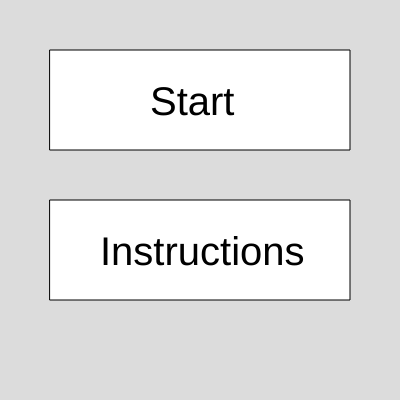
Frame 1 (no input)
Frame 60 (no input): identical to frame 1, image omitted
Frame 120 (the mouse pressed at the canvas centre since frame 60): identical to frame 1, image omitted

The p5.js sketch that drew this single still picture (run headless with seeded random() and noise() and a simulated clock; from frame 60 on, the mouse is pressed at the canvas centre):

// p5.js sketch
// ── sketch.js
// sketch.js
// Description: 
//
// AUTHOR:  Sarang Vadi Rajeev
// COURSE:  ECE 4525
// DATE:    September 17, 2021
var tilemap = [         //
    "wwwwwwwwwwwwwwwwwwww",
    "wwwwwwwwwwwww      w",
    "w           w   v  w",//v
    "w           w      w",
    "w      w    www    w",
    "w     www          w",
    "ww  v  w           w",//v
    "w              wwwww",
    "www       v        w",
    "w                  w",//v
    "w     wwwwwwwww  www",
    "w     www          w",
    "w                  w",
    "w     h      wwwwwww",
    "w            w     w",//h
    "ww wwwww     ww  p w",
    "w                  w",
    "w h              www",
    "w         wwwwwwwwww",//h
    "wwwwwwwwwwwwwwwwwwww",
];

class Wall{
    constructor(x, y){
        this.x = x;
        this.y = y;
    }

    draw() {
        rectMode(CENTER);
        fill(6, 65, 183);
        rect(this.x + 10, this.y + 10, 20, 20);
        fill(40, 87, 182);
        rect(this.x + 10, this.y + 10, 10, 10);

        // if(playerIsMoving)
        // {
        //     var hor_dist = dist(this.x, 0, player.x, 0);
        //     var vert_dist = dist(this.y, 0, player.y, 0);
        //     if (hor_dist < 30) {
        //         if (this.x > player.x) {
        //             player.x -= (30-hor_dist);
        //         }
        //         else if (this.x < player.x) {
        //             player.x += (30-hor_dist);
        //         }
        //     }

        //     if (vert_dist < 30) {
        //         if (this.y > player.y) {
        //             player.y -= (30-vert_dist);
        //         }
        //         else if (this.y < player.y) {
        //             player.y += (30-vert_dist);
        //         }
        //         player.draw();
        //     }
        // }
    }

}

class Player {
    constructor(x, y){
        this.x = x;
        this.y = y;
    }

    draw() {

        fill(169, 49, 49);
        ellipse(this.x+10, this.y+10, 20, 20);
        // this.check_collision();
        // Checks if the left and right arrow keys are pressed and the player is moved consecutively.
    }

    move() {
        var deltaX = 0;
        var deltaY = 0;

        if (keyIsPressed && (keyCode === RIGHT_ARROW) && this.x < width - 10){
            deltaX = 5;
        }
        if (keyIsPressed && (keyCode === LEFT_ARROW && this.x > 10)){
            deltaX = -5;
        }
        // Checks if the up and down arrow keys are pressed and the player is moved consecutively.
        if (keyIsPressed && (keyCode === UP_ARROW) && this.y > 10){
            deltaY = -5;

        }
        if (keyIsPressed && (keyCode === DOWN_ARROW) && this.y < height - 10){
            deltaY = 5;
        }

        if(this.check_collision_with_walls(deltaX, deltaY) == true){
            deltaX = 0;
            deltaY = 0;
        }
        
      this.x += deltaX;
      this.y += deltaY;
    }

    check_collision_with_walls(deltaX, deltaY) {
      
      for (var i=0; i < walls.length; i++) {

          var horizontal_distance = abs(walls[i].x - (this.x + deltaX));//dist(walls[i].x, 0, this.x + deltaX, 0);
          var vertical_distance = abs(walls[i].y - (this.y + deltaY));
          

          if(horizontal_distance <= 15 && vertical_distance <= 15) {
            console.log('Collision with wall');
            return true;
          }
        }

        return false;
    }
}

class Enemy{
    constructor(x, y, dir){
        this.x = x + 10/6;
        this.y = y + 10/6;
        this.dir = dir;
        this.deltaY = enemy_velocity;
        this.deltaX = enemy_velocity;
    }

    draw() {
        var prop = 1/6; // proportion
        
        stroke(255, 0, 0);
        fill(255);
        ellipse(this.x, this.y, 150 * prop, 200 * prop); // Face
        
        push(); // Nose
            strokeWeight(2);
            fill(255, 0, 0);
            ellipse(this.x, this.y, 50 * prop, 30 * prop);
        pop();
        
        push(); // Left Eye
            strokeWeight(1);
            stroke(10, 10, 30);
            translate(this.x - 30 * prop, this.y - 37.5 * prop);
            rotate(PI/12);
            ellipse(0, 0, 30 * prop, 15 * prop);
        pop();
        
        push(); // Left pupil
            fill(0);
            ellipse(this.x - 30 * prop, this.y - 35 * prop, 5 * prop, 10 * prop);
        pop();
        
        push(); // Right Eye
            strokeWeight(1);
            stroke(10, 10, 30);
            translate(this.x + 30 * prop, this.y - 37.5 * prop);
            rotate(-PI/12);
            ellipse(0, 0, 30 * prop, 15 * prop); 
        pop();

        push(); // Right pupil
            fill(0);
            ellipse(this.x + 30 * prop, this.y - 35 * prop, 5 * prop, 10 * prop);
        pop();
        fill(255);
        
        push(); // Mouth
            strokeWeight(4 * prop + 1);
            triangle(this.x - 37.5 * prop, this.y + 25 * prop, this.x, this.y + 75 * prop, this.x + 37.5 * prop, this.y + 25 * prop);
        pop();
        
        stroke(0); // Teeth
        line(this.x - 18.75 * prop, this.y + 25 * prop, this.x - 18.75 * prop, this.y + 47 * prop);
        line(this.x + 18.75 * prop, this.y + 25 * prop, this.x + 18.75 * prop, this.y + 47 * prop);
        line(this.x, this.y + 25 * prop, this.x, this.y + 70 * prop);

    }

    move() {

        if (this.dir === 'vertical') {

            // if (this.y <= 33.33) {
            //     this.deltaY = enemy_velocity;
            // }

            // if (this.y >= height - 33.33) {
            //     this.deltaY = -1 * enemy_velocity;
            // }

            if(this.check_collision_with_walls() == true){
                this.deltaY = -this.deltaY;
            }

            this.y += this.deltaY;
        }

        if (this.dir === 'horizontal') {

            // if (this.x <= 25) {
            //     this.deltaX = enemy_velocity;
            // }

            // if (this.x >= width - 25) {
            //     this.deltaX = -1 * enemy_velocity;
            // }

            if(this.check_collision_with_walls() == true){
                this.deltaX *= -1;
            }

            this.x += this.deltaX;
        }
    }

    check_collision_with_walls() {
      
        for (var i=0; i < walls.length; i++) {

            var vertical_distance = abs(walls[i].y - (this.y + this.deltaY));
            var horizontal_distance = abs(walls[i].x - (this.x + this.deltaX));

            if(vertical_distance <= 16.67 && horizontal_distance <= 12.5) {
                console.log('Vertical Enemies: Collision with wall');
                return true;
            }
        }  
        return false;
      }
}

class StartScreen{
    constructor(x, y){
        this.x = x;
        this.y = y;
    }

    draw() {

        rect(this.x + 50, this.y + 50, 300, 100)
        textSize(40);
        text("Start", this.x + 150, this.y + 115);

        rect(this.x + 50, this.y + 200, 300, 100);
        textSize(40);
        text("Instructions", this.x + 100, this.y + 265);
    }
}

// Start button dimensions
var button1_start_x = 50;
var button1_start_y = 50;
var button1_end_x = 350;
var button1_end_y = 150;

// Start button dimensions
var button2_start_x = 50;
var button2_start_y = 200;
var button2_end_x = 350;
var button2_end_y = 350;

var game_state = false; // Checking if the game has loaded
var instructions_state = false; // Checking if the instructions has loaded
var overBox_start = false; // Checking focus on button start
var overBox_instructions = false; // Checking focus on button instructions
var score = 0; // Game score
var enemy_velocity = 2;

var start_screen;
var walls = [];
var vertical_enemies = [];
var horizontal_enemies = [];
var player;
var playerIsMoving = false;

// Initializes the game components from the tilemap.
function initTilemap() {
    for (var i = 0; i< tilemap.length; i++) {
        for (var j =0; j < tilemap[i].length; j++) {
            switch (tilemap[i][j]) {
                case 'w': 
                    walls.push(new Wall(j*20, i*20));
                    break;

                case 'v': 
                    vertical_enemies.push(new Enemy(j*20, i*20, 'vertical'));
                    break;

                case 'h': 
                    horizontal_enemies.push(new Enemy(j*20, i*20, 'horizontal'));
                    break;

                case 'p':
                    player = new Player(j*20, i*20);
                    break;
                // case 'c': coin.draw(j*20, i*20);
                    // break;
            }
        }
    }
}

function draw_walls() {
    for (var i=0; i < walls.length; i++) {
        walls[i].draw();
    }
}

function draw_enemies() {
    for (var i=0; i < vertical_enemies.length; i++) {
        vertical_enemies[i].draw();
        vertical_enemies[i].move();
    }

    for (var i=0; i < horizontal_enemies.length; i++) {
        horizontal_enemies[i].draw();
        horizontal_enemies[i].move();
    }
}

// function draw_prizes() {
//     for (var i=0; i < prizes.length(); i++) {
//         prizes[i].draw();
//     }
// }

function setup() {
    createCanvas(400, 400);
    start_screen = new StartScreen(0,0);
    initTilemap();
}
  
function draw() {
    background(220);

    if (!(game_state || instructions_state))
    {
        start_screen.draw();

        if (mouseX > button1_start_x &&
            mouseY > button1_start_y &&
            mouseX < button1_end_x &&
            mouseY < button1_end_y) {
              
            // Focusing on the start button.
            overBox_start = true;
        }
        else {
            overBox_start = false;
        }

        if (mouseX > button2_start_x &&
            mouseY > button2_start_y &&
            mouseX < button2_end_x &&
            mouseY < button2_end_y) {
              
            // Focusing on the instructions button.
            overBox_instructions = true;
        }
        else {
            overBox_instructions = false;
        }
    }
    else if(instructions_state)
    {   
        textSize(40);
        text('Instructions', 100, 70);
        textSize(20);
        text("1. Move the player with arrow keys", 20, 120);
        text("2. Obtain all the prizes to win", 20, 165);
        text("3. You lose if you hit the enemy", 20, 210);
        text("4. You can pass through the walls", 20, 255);

        rect(115, 285, 150, 75);
        textSize(40);
        text('Return', 127.5, 337.5);

        if (mouseX > 115 &&
            mouseY > 285 &&
            mouseX < 250 &&
            mouseY < 360) {
              
            // Focusing on the instructions button.
            overBox_instructions = false;
        }
        else {
            overBox_instructions = true;
        }
        //exits to start_screen
    }
    else if (game_state)
    {
        background(0);
        // Draws all the components in the game
        draw_walls();
        draw_enemies();
        player.draw();
        player.move();
        // draw_prizes(); 
    }
}

// Checking if the mouse is pressed while the cursor is over the logo i.e. overBox is true.
// If yes, the game is loaded.
function mousePressed() {
    if (overBox_start) {
        game_state = true;
    } else {
        game_state = false;
    }

    if (overBox_instructions) {
        instructions_state = true;
    } else {
        instructions_state = false;
    }
}
